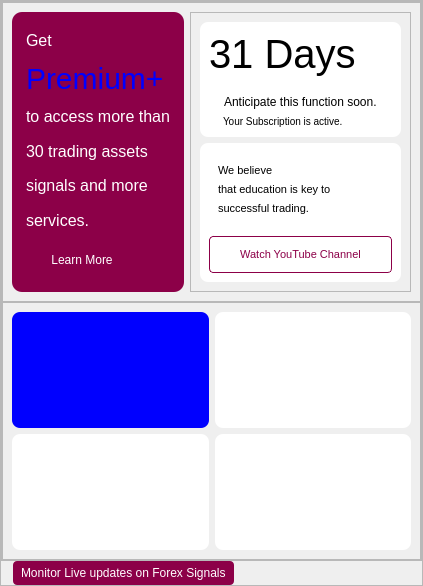
          <widget class="QFrame" name="screenOpacity">
           <property name="sizePolicy">
            <sizepolicy hsizetype="Expanding" vsizetype="Expanding">
             <horstretch>0</horstretch>
             <verstretch>0</verstretch>
            </sizepolicy>
           </property>
           <property name="styleSheet">
            <string notr="true">#screenOpacity {
	background-color: rgba(0, 0, 0, 0.7);
}</string>
           </property>
           <property name="frameShape">
            <enum>QFrame::StyledPanel</enum>
           </property>
           <property name="frameShadow">
            <enum>QFrame::Raised</enum>
           </property>
           <layout class="QVBoxLayout" name="verticalLayout_9">
            <property name="spacing">
             <number>0</number>
            </property>
            <property name="leftMargin">
             <number>0</number>
            </property>
            <property name="topMargin">
             <number>0</number>
            </property>
            <property name="rightMargin">
             <number>0</number>
            </property>
            <property name="bottomMargin">
             <number>0</number>
            </property>
            <item alignment="Qt::AlignTop">
             <widget class="QFrame" name="frame_8">
              <property name="frameShape">
               <enum>QFrame::StyledPanel</enum>
              </property>
              <property name="frameShadow">
               <enum>QFrame::Raised</enum>
              </property>
              <layout class="QVBoxLayout" name="verticalLayout_18">
               <property name="spacing">
                <number>0</number>
               </property>
               <property name="leftMargin">
                <number>0</number>
               </property>
               <property name="topMargin">
                <number>0</number>
               </property>
               <property name="rightMargin">
                <number>0</number>
               </property>
               <property name="bottomMargin">
                <number>0</number>
               </property>
               <item>
                <widget class="QFrame" name="frame_11">
                 <property name="frameShape">
                  <enum>QFrame::StyledPanel</enum>
                 </property>
                 <property name="frameShadow">
                  <enum>QFrame::Raised</enum>
                 </property>
                 <layout class="QHBoxLayout" name="horizontalLayout_6">
                  <item>
                   <widget class="QFrame" name="premiumFrame">
                    <property name="styleSheet">
                     <string notr="true">#premiumFrame {
	border-radius: 10px;
	background-color: qlineargradient(spread:pad, x1:1, y1:0, x2:1, y2:0, stop:0 rgba(140, 0, 72, 255), stop:1 rgba(255, 255, 255, 255));
	padding: 5px;
}</string>
                    </property>
                    <property name="frameShape">
                     <enum>QFrame::StyledPanel</enum>
                    </property>
                    <property name="frameShadow">
                     <enum>QFrame::Raised</enum>
                    </property>
                    <layout class="QVBoxLayout" name="verticalLayout_14">
                     <item>
                      <widget class="QLabel" name="label_20">
                       <property name="styleSheet">
                        <string notr="true">QLabel{
	color: #ffffff;
	font: 75 16px;

}</string>
                       </property>
                       <property name="text">
                        <string>Get</string>
                       </property>
                      </widget>
                     </item>
                     <item>
                      <widget class="QLabel" name="label_21">
                       <property name="styleSheet">
                        <string notr="true">QLabel{
	font: 30px;
	color: qlineargradient(spread:pad, x1:1, y1:1, x2:1, y2:1, stop:0 rgba(0, 0, 255, 255), stop:1 rgba(255, 255, 255, 255));

}</string>
                       </property>
                       <property name="text">
                        <string>Premium+</string>
                       </property>
                      </widget>
                     </item>
                     <item>
                      <widget class="QLabel" name="label_22">
                       <property name="styleSheet">
                        <string notr="true">QLabel{
	color: #ffffff;
	font: 75 16px;

}</string>
                       </property>
                       <property name="text">
                        <string>to access more than</string>
                       </property>
                      </widget>
                     </item>
                     <item>
                      <widget class="QLabel" name="label_23">
                       <property name="styleSheet">
                        <string notr="true">QLabel{
	color: #ffffff;
	font: 75 16px;
}</string>
                       </property>
                       <property name="text">
                        <string>30 trading assets</string>
                       </property>
                      </widget>
                     </item>
                     <item>
                      <widget class="QLabel" name="label_26">
                       <property name="styleSheet">
                        <string notr="true">QLabel{
	color: #ffffff;
	font: 75 16px;
}</string>
                       </property>
                       <property name="text">
                        <string>signals and more</string>
                       </property>
                      </widget>
                     </item>
                     <item>
                      <widget class="QLabel" name="label_27">
                       <property name="styleSheet">
                        <string notr="true">QLabel{
	color: #ffffff;
	font: 75 16px;
}</string>
                       </property>
                       <property name="text">
                        <string>services.</string>
                       </property>
                      </widget>
                     </item>
                     <item alignment="Qt::AlignRight">
                      <widget class="QPushButton" name="syntheticTradeBtn">
                       <property name="layoutDirection">
                        <enum>Qt::RightToLeft</enum>
                       </property>
                       <property name="styleSheet">
                        <string notr="true">QPushButton{
	background-color: transparent;
	color: #ffffff;
	font: 12px;
	padding: 5px;
	text-align: center;
	width: 100px;
	height: 25px;
	border-radius: 4px;
	border: 1px solid qlineargradient(spread:pad, x1:1, y1:0, x2:1, y2:0, stop:0 rgba(140, 0, 72, 255), stop:1 rgba(255, 255, 255, 255));
}

QPushButton:hover{
	border-radius: 4px;
	background-color: qlineargradient(spread:pad, x1:1, y1:0, x2:1, y2:0, stop:0 rgba(140, 0, 72, 255), stop:1 rgba(255, 255, 255, 255));
	border: 1px solid #ffffff;
}</string>
                       </property>
                       <property name="text">
                        <string>Learn More</string>
                       </property>
                       <property name="icon">
                        <iconset>
                         <normaloff>:/icons/icons8_right.ico</normaloff>:/icons/icons8_right.ico</iconset>
                       </property>
                       <property name="iconSize">
                        <size>
                         <width>25</width>
                         <height>25</height>
                        </size>
                       </property>
                      </widget>
                     </item>
                    </layout>
                   </widget>
                  </item>
                  <item alignment="Qt::AlignTop">
                   <widget class="QFrame" name="frame_18">
                    <property name="styleSheet">
                     <string notr="true"/>
                    </property>
                    <property name="frameShape">
                     <enum>QFrame::StyledPanel</enum>
                    </property>
                    <property name="frameShadow">
                     <enum>QFrame::Raised</enum>
                    </property>
                    <layout class="QVBoxLayout" name="verticalLayout_15">
                     <item>
                      <widget class="QFrame" name="frame_24">
                       <property name="styleSheet">
                        <string notr="true">background-color: #ffffff;
border-radius: 8px;</string>
                       </property>
                       <property name="frameShape">
                        <enum>QFrame::StyledPanel</enum>
                       </property>
                       <property name="frameShadow">
                        <enum>QFrame::Raised</enum>
                       </property>
                       <layout class="QVBoxLayout" name="verticalLayout_4">
                        <item>
                         <widget class="QLabel" name="label_24">
                          <property name="styleSheet">
                           <string notr="true">QLabel{
	color: #000000;
	font: 75 40px;

}</string>
                          </property>
                          <property name="text">
                           <string>31 Days</string>
                          </property>
                         </widget>
                        </item>
                        <item>
                         <widget class="QLabel" name="label_28">
                          <property name="styleSheet">
                           <string notr="true">QLabel{
	font: 12px;
	color: #000000;
	padding-top: 12px;
	padding-left: 12px;
	padding-right: 12px;
}</string>
                          </property>
                          <property name="text">
                           <string>Anticipate this function soon.</string>
                          </property>
                         </widget>
                        </item>
                        <item>
                         <widget class="QLabel" name="label_25">
                          <property name="styleSheet">
                           <string notr="true">QLabel{
	font: 10px;
	color: #000000;
	padding-left: 12px;
	padding-right: 12px;
}</string>
                          </property>
                          <property name="text">
                           <string>Your Subscription is active.</string>
                          </property>
                         </widget>
                        </item>
                       </layout>
                      </widget>
                     </item>
                     <item>
                      <widget class="QFrame" name="frame_23">
                       <property name="styleSheet">
                        <string notr="true">background-color: #ffffff;
border-radius: 8px;</string>
                       </property>
                       <property name="frameShape">
                        <enum>QFrame::StyledPanel</enum>
                       </property>
                       <property name="frameShadow">
                        <enum>QFrame::Raised</enum>
                       </property>
                       <layout class="QVBoxLayout" name="verticalLayout_21">
                        <item>
                         <widget class="QLabel" name="label_32">
                          <property name="styleSheet">
                           <string notr="true">QLabel{
	font: 11px;
	color: #000000;
	padding-top: 12px;
	padding-left: 6px;
	padding-right: 6px;
}</string>
                          </property>
                          <property name="text">
                           <string>We believe</string>
                          </property>
                         </widget>
                        </item>
                        <item>
                         <widget class="QLabel" name="label_34">
                          <property name="styleSheet">
                           <string notr="true">QLabel{
	font: 11px;
	color: #000000;
	padding-left: 6px;
	padding-right: 6px;
}</string>
                          </property>
                          <property name="text">
                           <string>that education is key to</string>
                          </property>
                         </widget>
                        </item>
                        <item>
                         <widget class="QLabel" name="label_35">
                          <property name="styleSheet">
                           <string notr="true">QLabel{
	font: 11px;
	color: #000000;
	padding-left: 6px;
	padding-right: 6px;
}</string>
                          </property>
                          <property name="text">
                           <string>successful trading.</string>
                          </property>
                         </widget>
                        </item>
                        <item>
                         <widget class="QPushButton" name="youtubeurl">
                          <property name="styleSheet">
                           <string notr="true">QPushButton{
	color: #ffffff;
	border-radius: 4px;
	color: qlineargradient(spread:pad, x1:1, y1:0, x2:1, y2:0, stop:0 rgba(140, 0, 72, 255), stop:1 rgba(255, 255, 255, 255));
	font: 11px;
	padding: 5px;
	margin-top: 15px;
	text-align: center;
	width: 100px;
	height: 25px;
	border: 1px solid qlineargradient(spread:pad, x1:1, y1:0, x2:1, y2:0, stop:0 rgba(140, 0, 72, 255), stop:1 rgba(255, 255, 255, 255));
}

QPushButton:hover {
	background-color: qlineargradient(spread:pad, x1:1, y1:0, x2:1, y2:0, stop:0 rgba(140, 0, 72, 255), stop:1 rgba(255, 255, 255, 255));
	color: #ffffff;
	border: 1px solid qlineargradient(spread:pad, x1:1, y1:0, x2:1, y2:0, stop:0 rgba(140, 0, 72, 255), stop:1 rgba(255, 255, 255, 255));
}</string>
                          </property>
                          <property name="text">
                           <string>Watch YouTube Channel</string>
                          </property>
                         </widget>
                        </item>
                       </layout>
                      </widget>
                     </item>
                    </layout>
                   </widget>
                  </item>
                 </layout>
                </widget>
               </item>
               <item>
                <widget class="QFrame" name="frame_10">
                 <property name="frameShape">
                  <enum>QFrame::StyledPanel</enum>
                 </property>
                 <property name="frameShadow">
                  <enum>QFrame::Raised</enum>
                 </property>
                 <layout class="QGridLayout" name="gridLayout">
                  <item row="0" column="1">
                   <widget class="QFrame" name="frame_16">
                    <property name="styleSheet">
                     <string notr="true">background-color: #ffffff;
border-radius: 8px;</string>
                    </property>
                    <property name="frameShape">
                     <enum>QFrame::StyledPanel</enum>
                    </property>
                    <property name="frameShadow">
                     <enum>QFrame::Raised</enum>
                    </property>
                    <layout class="QVBoxLayout" name="verticalLayout_11">
                     <item>
                      <widget class="QLabel" name="currency_widget2">
                       <property name="styleSheet">
                        <string notr="true">QLabel{
	font: 75 20px;
	color: #000000;
	padding: 12px;
}</string>
                       </property>
                       <property name="text">
                        <string/>
                       </property>
                      </widget>
                     </item>
                     <item>
                      <widget class="QLabel" name="price_widget2">
                       <property name="styleSheet">
                        <string notr="true">QLabel{
	font: 11px;
	color: #000000;
	padding-left: 12px;
	padding-right: 12px;
}</string>
                       </property>
                       <property name="text">
                        <string/>
                       </property>
                      </widget>
                     </item>
                     <item>
                      <widget class="QLabel" name="signal_widget2">
                       <property name="styleSheet">
                        <string notr="true">QLabel{
	font: 12px;
	color: #000000;
	padding-top: 12px;
	padding-left: 12px;
	padding-right: 12px;
}</string>
                       </property>
                       <property name="text">
                        <string/>
                       </property>
                      </widget>
                     </item>
                    </layout>
                   </widget>
                  </item>
                  <item row="1" column="0">
                   <widget class="QFrame" name="frame_14">
                    <property name="styleSheet">
                     <string notr="true">background-color: #ffffff;
border-radius: 8px;</string>
                    </property>
                    <property name="frameShape">
                     <enum>QFrame::StyledPanel</enum>
                    </property>
                    <property name="frameShadow">
                     <enum>QFrame::Raised</enum>
                    </property>
                    <layout class="QVBoxLayout" name="verticalLayout_12">
                     <item>
                      <widget class="QLabel" name="currency_widget3">
                       <property name="styleSheet">
                        <string notr="true">QLabel{
	font: 75 20px;
	color: #000000;
	padding: 12px;
}</string>
                       </property>
                       <property name="text">
                        <string/>
                       </property>
                      </widget>
                     </item>
                     <item>
                      <widget class="QLabel" name="price_widget3">
                       <property name="styleSheet">
                        <string notr="true">QLabel{
	font: 11px;
	color: #000000;
	padding-left: 12px;
	padding-right: 12px;
}
</string>
                       </property>
                       <property name="text">
                        <string/>
                       </property>
                      </widget>
                     </item>
                     <item>
                      <widget class="QLabel" name="signal_widget3">
                       <property name="styleSheet">
                        <string notr="true">QLabel{
	font: 12px;
	color: #000000;
	padding-top: 12px;
	padding-left: 12px;
	padding-right: 12px;
}</string>
                       </property>
                       <property name="text">
                        <string/>
                       </property>
                      </widget>
                     </item>
                    </layout>
                   </widget>
                  </item>
                  <item row="0" column="0">
                   <widget class="QFrame" name="frame_13">
                    <property name="styleSheet">
                     <string notr="true">background-color: qlineargradient(spread:pad, x1:1, y1:1, x2:1, y2:1, stop:0 rgba(0, 0, 255, 255), stop:1 rgba(255, 255, 255, 255));
border-radius: 8px;</string>
                    </property>
                    <property name="frameShape">
                     <enum>QFrame::StyledPanel</enum>
                    </property>
                    <property name="frameShadow">
                     <enum>QFrame::Raised</enum>
                    </property>
                    <layout class="QVBoxLayout" name="verticalLayout_10">
                     <item>
                      <widget class="QLabel" name="currency_widget">
                       <property name="styleSheet">
                        <string notr="true">QLabel{
	font: 75 20px;
	color: #ffffff;
	padding: 12px;
}</string>
                       </property>
                       <property name="text">
                        <string/>
                       </property>
                      </widget>
                     </item>
                     <item>
                      <widget class="QLabel" name="price_widget">
                       <property name="styleSheet">
                        <string notr="true">QLabel{
	font: 11px;
	color: #ffffff;
	padding-left: 12px;
	padding-right: 12px;
}</string>
                       </property>
                       <property name="text">
                        <string/>
                       </property>
                      </widget>
                     </item>
                     <item>
                      <widget class="QLabel" name="signal_widget">
                       <property name="styleSheet">
                        <string notr="true">QLabel{
	font: 12px;
	color: #ffffff;
	padding-top: 12px;
	padding-left: 12px;
	padding-right: 12px;
}</string>
                       </property>
                       <property name="text">
                        <string/>
                       </property>
                      </widget>
                     </item>
                    </layout>
                   </widget>
                  </item>
                  <item row="1" column="1">
                   <widget class="QFrame" name="frame_15">
                    <property name="styleSheet">
                     <string notr="true">background-color: #ffffff;
border-radius: 8px;</string>
                    </property>
                    <property name="frameShape">
                     <enum>QFrame::StyledPanel</enum>
                    </property>
                    <property name="frameShadow">
                     <enum>QFrame::Raised</enum>
                    </property>
                    <layout class="QVBoxLayout" name="verticalLayout_13">
                     <item>
                      <widget class="QLabel" name="currency_widget4">
                       <property name="styleSheet">
                        <string notr="true">QLabel{
	font: 75 20px;
	color: #000000;
	padding: 12px;
}</string>
                       </property>
                       <property name="text">
                        <string/>
                       </property>
                      </widget>
                     </item>
                     <item>
                      <widget class="QLabel" name="price_widget4">
                       <property name="styleSheet">
                        <string notr="true">QLabel{
	font: 11px;
	color: #000000;
	padding-left: 12px;
	padding-right: 12px;
}</string>
                       </property>
                       <property name="text">
                        <string/>
                       </property>
                      </widget>
                     </item>
                     <item>
                      <widget class="QLabel" name="signal_widget4">
                       <property name="styleSheet">
                        <string notr="true">QLabel{
	font: 12px;
	color: #000000;
	padding-top: 12px;
	padding-left: 12px;
	padding-right: 12px;
}</string>
                       </property>
                       <property name="text">
                        <string/>
                       </property>
                      </widget>
                     </item>
                    </layout>
                   </widget>
                  </item>
                 </layout>
                </widget>
               </item>
              </layout>
             </widget>
            </item>
            <item alignment="Qt::AlignLeft|Qt::AlignTop">
             <widget class="QLabel" name="label_2">
              <property name="sizePolicy">
               <sizepolicy hsizetype="Expanding" vsizetype="Expanding">
                <horstretch>0</horstretch>
                <verstretch>0</verstretch>
               </sizepolicy>
              </property>
              <property name="styleSheet">
               <string notr="true">QLabel{
	color: #ffffff;
	font: 75 12px;
	border-radius: 4px;
	background-color: qlineargradient(spread:pad, x1:1, y1:0, x2:1, y2:0, stop:0 rgba(140, 0, 72, 255), stop:1 rgba(255, 255, 255, 255));
	padding: 5px;
	margin-left: 12px;
}</string>
              </property>
              <property name="text">
               <string>Monitor Live updates on Forex Signals</string>
              </property>
             </widget>
            </item>
           </layout>
          </widget>
